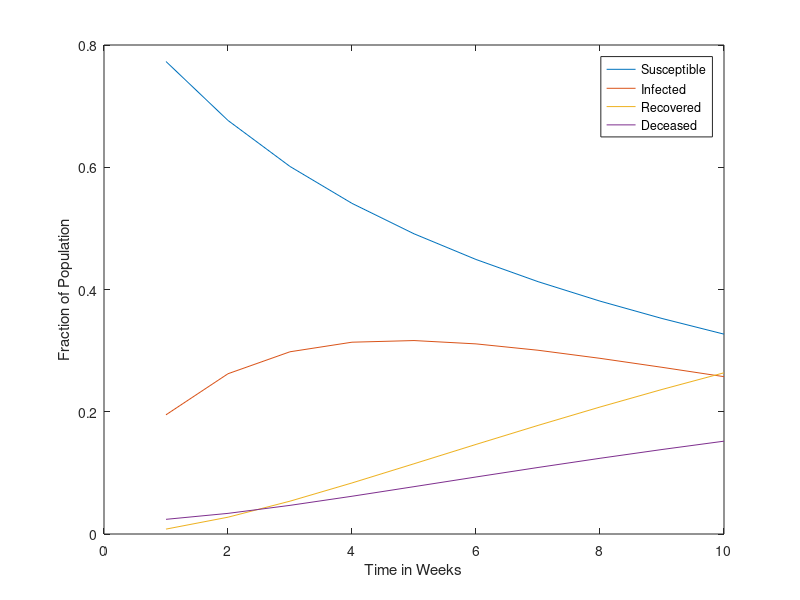
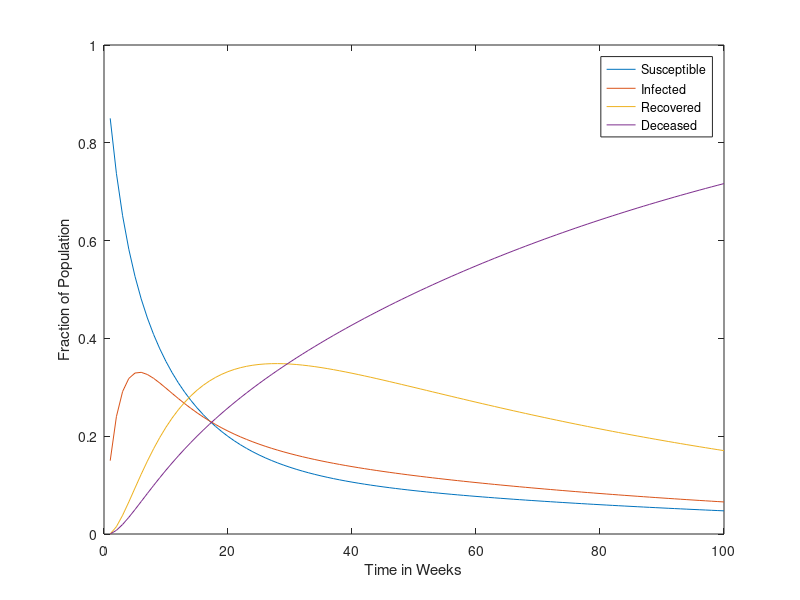

MATLAB code to generate these figures, in order:
SIRD = [0.9;0.08;0.00;0.02];

stateChanger = [0.85 0.1 0 0; 0.15 0.75 0 0;...
    0 0.1 1 0; 0 0.05 0 1];

changeSIRD = [];
change=stateChanger*SIRD; %%Calculate change for first week
changeSIRD=cat(2,changeSIRD,change); %%Concatenate change vector to empty array
for i = 1:9
    change=stateChanger*change; %%use the current change vector to get new change vector
    changeSIRD=cat(2,changeSIRD,change); %%Concatenate change vector to empty array
end 
plot(changeSIRD');
legend('Susceptible','Infected','Recovered','Deceased');
xlabel("Time in Weeks");
ylabel("Fraction of Population");
%%
changeMatrix=[0.85 0.1 0 0;
    0.15 0.75 0.05 0;
    0 0.1 0.95 0;
    0 0.05 0 1];
newSIRD=[1;0;0;0];
change2=changeMatrix*newSIRD;
changeSIRD2=[];
changeSIRD2=cat(2,changeSIRD2,change2);
for i = 1:99
    change2=changeMatrix*change2; %%use the current change vector to get new change vector
    changeSIRD2=cat(2,changeSIRD2,change2); %%Concatenate change vector to empty array
end
figure;
plot(changeSIRD2');
legend('Susceptible','Infected','Recovered','Deceased');
xlabel("Time in Weeks");
ylabel("Fraction of Population");

% When it is possible to become reinfected with a new disease (or same one)
% then the number of deaths as time goes on increases exponentially and
% eventually everyone dies no matter what. 
